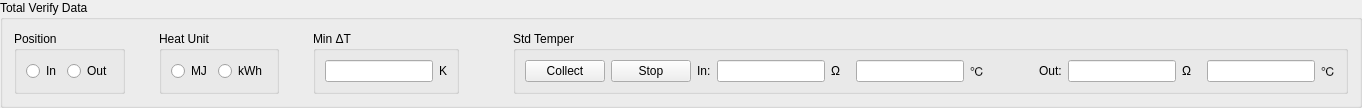
    <widget class="QGroupBox" name="groupBox_5">
     <property name="title">
      <string>Total Verify Data</string>
     </property>
     <layout class="QGridLayout" name="gridLayout_4">
      <item row="0" column="0">
       <widget class="QGroupBox" name="groupBoxInstallPos">
        <property name="title">
         <string>Position</string>
        </property>
        <layout class="QGridLayout" name="gridLayout_6">
         <item row="0" column="0">
          <widget class="QRadioButton" name="radioButtonPosIn">
           <property name="text">
            <string>In</string>
           </property>
           <attribute name="buttonGroup">
            <string notr="true">buttonGroup</string>
           </attribute>
          </widget>
         </item>
         <item row="0" column="1">
          <widget class="QRadioButton" name="radioButtonPosOut">
           <property name="text">
            <string>Out</string>
           </property>
           <attribute name="buttonGroup">
            <string notr="true">buttonGroup</string>
           </attribute>
          </widget>
         </item>
        </layout>
       </widget>
      </item>
      <item row="0" column="2">
       <widget class="QGroupBox" name="groupBoxEnergyUnit">
        <property name="title">
         <string>Heat Unit</string>
        </property>
        <layout class="QGridLayout" name="gridLayout_11">
         <item row="0" column="0">
          <widget class="QRadioButton" name="radioButtonMJ">
           <property name="text">
            <string>MJ</string>
           </property>
          </widget>
         </item>
         <item row="0" column="1">
          <widget class="QRadioButton" name="radioButtonKwh">
           <property name="text">
            <string>kWh</string>
           </property>
          </widget>
         </item>
        </layout>
       </widget>
      </item>
      <item row="0" column="4">
       <widget class="QGroupBox" name="groupBox_8">
        <property name="title">
         <string>Min ΔT</string>
        </property>
        <layout class="QGridLayout" name="gridLayout_13">
         <item row="0" column="0">
          <widget class="QLineEdit" name="lnEditMinDeltaT">
           <property name="sizePolicy">
            <sizepolicy hsizetype="Preferred" vsizetype="Fixed">
             <horstretch>0</horstretch>
             <verstretch>0</verstretch>
            </sizepolicy>
           </property>
           <property name="alignment">
            <set>Qt::AlignCenter</set>
           </property>
          </widget>
         </item>
         <item row="0" column="1">
          <widget class="QLabel" name="label_17">
           <property name="text">
            <string>K</string>
           </property>
          </widget>
         </item>
        </layout>
       </widget>
      </item>
      <item row="0" column="6">
       <widget class="QGroupBox" name="groupBox_9">
        <property name="title">
         <string>Std Temper</string>
        </property>
        <layout class="QGridLayout" name="gridLayout_19">
         <item row="0" column="0">
          <widget class="QPushButton" name="btnStdTempCollect">
           <property name="sizePolicy">
            <sizepolicy hsizetype="Preferred" vsizetype="Fixed">
             <horstretch>0</horstretch>
             <verstretch>0</verstretch>
            </sizepolicy>
           </property>
           <property name="text">
            <string>Collect</string>
           </property>
          </widget>
         </item>
         <item row="0" column="1">
          <widget class="QPushButton" name="btnStdTempStop">
           <property name="sizePolicy">
            <sizepolicy hsizetype="Preferred" vsizetype="Fixed">
             <horstretch>0</horstretch>
             <verstretch>0</verstretch>
            </sizepolicy>
           </property>
           <property name="text">
            <string>Stop</string>
           </property>
          </widget>
         </item>
         <item row="0" column="2">
          <widget class="QLabel" name="label_18">
           <property name="text">
            <string>In:</string>
           </property>
          </widget>
         </item>
         <item row="0" column="3">
          <layout class="QGridLayout" name="gridLayout_14">
           <item row="0" column="0">
            <layout class="QGridLayout" name="gridLayout_10">
             <item row="0" column="0">
              <widget class="QLineEdit" name="lnEditInStdResist">
               <property name="sizePolicy">
                <sizepolicy hsizetype="Preferred" vsizetype="Fixed">
                 <horstretch>0</horstretch>
                 <verstretch>0</verstretch>
                </sizepolicy>
               </property>
               <property name="alignment">
                <set>Qt::AlignCenter</set>
               </property>
              </widget>
             </item>
             <item row="0" column="1">
              <widget class="QLabel" name="label_20">
               <property name="text">
                <string>Ω</string>
               </property>
              </widget>
             </item>
            </layout>
           </item>
           <item row="0" column="1">
            <spacer name="horizontalSpacer_5">
             <property name="orientation">
              <enum>Qt::Horizontal</enum>
             </property>
             <property name="sizeType">
              <enum>QSizePolicy::Fixed</enum>
             </property>
             <property name="sizeHint" stdset="0">
              <size>
               <width>10</width>
               <height>20</height>
              </size>
             </property>
            </spacer>
           </item>
           <item row="0" column="2">
            <layout class="QGridLayout" name="gridLayout_12">
             <item row="0" column="0">
              <widget class="QLineEdit" name="lnEditInStdTemp">
               <property name="sizePolicy">
                <sizepolicy hsizetype="Preferred" vsizetype="Fixed">
                 <horstretch>0</horstretch>
                 <verstretch>0</verstretch>
                </sizepolicy>
               </property>
               <property name="alignment">
                <set>Qt::AlignCenter</set>
               </property>
              </widget>
             </item>
             <item row="0" column="1">
              <widget class="QLabel" name="label_21">
               <property name="text">
                <string>℃</string>
               </property>
              </widget>
             </item>
            </layout>
           </item>
          </layout>
         </item>
         <item row="0" column="4">
          <spacer name="horizontalSpacer">
           <property name="orientation">
            <enum>Qt::Horizontal</enum>
           </property>
           <property name="sizeType">
            <enum>QSizePolicy::Minimum</enum>
           </property>
           <property name="sizeHint" stdset="0">
            <size>
             <width>48</width>
             <height>20</height>
            </size>
           </property>
          </spacer>
         </item>
         <item row="0" column="5">
          <widget class="QLabel" name="label_19">
           <property name="text">
            <string>Out:</string>
           </property>
          </widget>
         </item>
         <item row="0" column="6">
          <layout class="QGridLayout" name="gridLayout_18">
           <item row="0" column="0">
            <layout class="QGridLayout" name="gridLayout_15">
             <item row="0" column="0">
              <widget class="QLineEdit" name="lnEditOutStdResist">
               <property name="sizePolicy">
                <sizepolicy hsizetype="Preferred" vsizetype="Fixed">
                 <horstretch>0</horstretch>
                 <verstretch>0</verstretch>
                </sizepolicy>
               </property>
               <property name="alignment">
                <set>Qt::AlignCenter</set>
               </property>
              </widget>
             </item>
             <item row="0" column="1">
              <widget class="QLabel" name="label_22">
               <property name="text">
                <string>Ω</string>
               </property>
              </widget>
             </item>
            </layout>
           </item>
           <item row="0" column="1">
            <spacer name="horizontalSpacer_6">
             <property name="orientation">
              <enum>Qt::Horizontal</enum>
             </property>
             <property name="sizeType">
              <enum>QSizePolicy::Fixed</enum>
             </property>
             <property name="sizeHint" stdset="0">
              <size>
               <width>10</width>
               <height>20</height>
              </size>
             </property>
            </spacer>
           </item>
           <item row="0" column="2">
            <layout class="QGridLayout" name="gridLayout_17">
             <item row="0" column="0">
              <widget class="QLineEdit" name="lnEditOutStdTemp">
               <property name="sizePolicy">
                <sizepolicy hsizetype="Preferred" vsizetype="Fixed">
                 <horstretch>0</horstretch>
                 <verstretch>0</verstretch>
                </sizepolicy>
               </property>
               <property name="alignment">
                <set>Qt::AlignCenter</set>
               </property>
              </widget>
             </item>
             <item row="0" column="1">
              <widget class="QLabel" name="label_23">
               <property name="text">
                <string>℃</string>
               </property>
              </widget>
             </item>
            </layout>
           </item>
          </layout>
         </item>
        </layout>
       </widget>
      </item>
      <item row="0" column="3">
       <spacer name="horizontalSpacer_3">
        <property name="orientation">
         <enum>Qt::Horizontal</enum>
        </property>
        <property name="sizeHint" stdset="0">
         <size>
          <width>28</width>
          <height>20</height>
         </size>
        </property>
       </spacer>
      </item>
      <item row="0" column="1">
       <spacer name="horizontalSpacer_2">
        <property name="orientation">
         <enum>Qt::Horizontal</enum>
        </property>
        <property name="sizeHint" stdset="0">
         <size>
          <width>28</width>
          <height>20</height>
         </size>
        </property>
       </spacer>
      </item>
      <item row="0" column="5">
       <spacer name="horizontalSpacer_4">
        <property name="orientation">
         <enum>Qt::Horizontal</enum>
        </property>
        <property name="sizeHint" stdset="0">
         <size>
          <width>48</width>
          <height>20</height>
         </size>
        </property>
       </spacer>
      </item>
     </layout>
    </widget>
